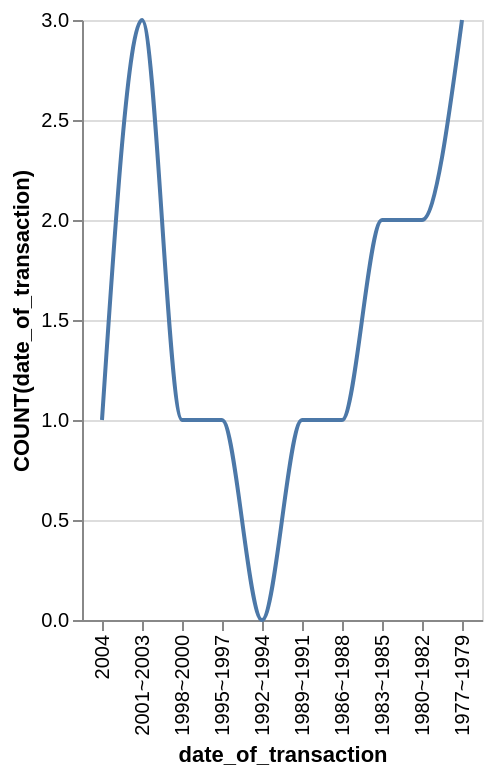

This figure's Vega-Lite source:
### Vega-Lite specification from a JSON file in a GitHub repository (floating-point values rounded to 4 significant figures)
{"data": {"values": [{"x_data": "2004", "y_data": 1}, {"x_data": "2001~2003", "y_data": 3}, {"x_data": "1998~2000", "y_data": 1}, {"x_data": "1995~1997", "y_data": 1}, {"x_data": "1992~1994", "y_data": 0}, {"x_data": "1989~1991", "y_data": 1}, {"x_data": "1986~1988", "y_data": 1}, {"x_data": "1983~1985", "y_data": 2}, {"x_data": "1980~1982", "y_data": 2}, {"x_data": "1977~1979", "y_data": 3}]}, "mark": {"type": "line", "interpolate": "monotone"}, "encoding": {"x": {"field": "x_data", "type": "nominal", "title": "date_of_transaction", "sort": "descending"}, "y": {"field": "y_data", "type": "quantitative", "title": "COUNT(date_of_transaction)"}}}
